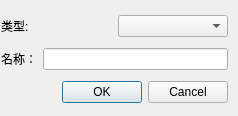
<?xml version="1.0" encoding="UTF-8"?>
<ui version="4.0">
 <class>PriEditNameDialog</class>
 <widget class="QDialog" name="PriEditNameDialog">
  <property name="geometry">
   <rect>
    <x>0</x>
    <y>0</y>
    <width>238</width>
    <height>116</height>
   </rect>
  </property>
  <property name="windowTitle">
   <string>Dialog</string>
  </property>
  <widget class="QWidget" name="">
   <property name="geometry">
    <rect>
     <x>1</x>
     <y>10</y>
     <width>227</width>
     <height>98</height>
    </rect>
   </property>
   <layout class="QVBoxLayout" name="verticalLayout">
    <item>
     <layout class="QHBoxLayout" name="horizontalLayout">
      <item>
       <widget class="QLabel" name="label_type">
        <property name="text">
         <string>类型:</string>
        </property>
       </widget>
      </item>
      <item>
       <widget class="QComboBox" name="combo_box_type">
        <property name="enabled">
         <bool>true</bool>
        </property>
       </widget>
      </item>
     </layout>
    </item>
    <item>
     <layout class="QHBoxLayout" name="horizontalLayout_2">
      <item>
       <widget class="QLabel" name="label">
        <property name="text">
         <string>名称：</string>
        </property>
       </widget>
      </item>
      <item>
       <widget class="QLineEdit" name="line_edit_name"/>
      </item>
     </layout>
    </item>
    <item>
     <widget class="QDialogButtonBox" name="buttonBox">
      <property name="orientation">
       <enum>Qt::Horizontal</enum>
      </property>
      <property name="standardButtons">
       <set>QDialogButtonBox::Cancel|QDialogButtonBox::Ok</set>
      </property>
     </widget>
    </item>
   </layout>
  </widget>
 </widget>
 <resources/>
 <connections>
  <connection>
   <sender>buttonBox</sender>
   <signal>accepted()</signal>
   <receiver>PriEditNameDialog</receiver>
   <slot>accept()</slot>
   <hints>
    <hint type="sourcelabel">
     <x>248</x>
     <y>254</y>
    </hint>
    <hint type="destinationlabel">
     <x>157</x>
     <y>274</y>
    </hint>
   </hints>
  </connection>
  <connection>
   <sender>buttonBox</sender>
   <signal>rejected()</signal>
   <receiver>PriEditNameDialog</receiver>
   <slot>reject()</slot>
   <hints>
    <hint type="sourcelabel">
     <x>316</x>
     <y>260</y>
    </hint>
    <hint type="destinationlabel">
     <x>286</x>
     <y>274</y>
    </hint>
   </hints>
  </connection>
 </connections>
</ui>
